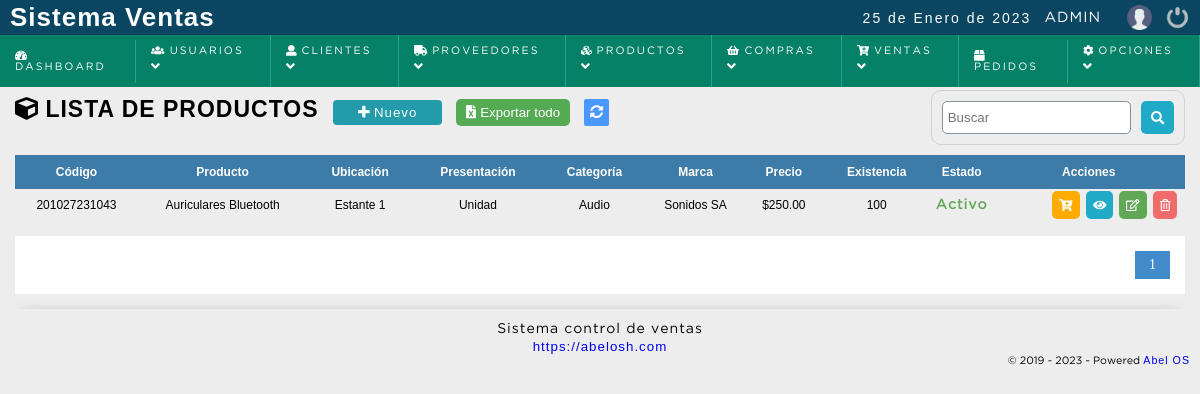
The app's page /sistema/productos/productos.php (signed in) with its own data.
### tables this page shows
CREATE TABLE IF NOT EXISTS `producto` (
  `codproducto` int(11) NOT NULL AUTO_INCREMENT,
  `codebar` varchar(50) NOT NULL,
  `producto` varchar(255) NOT NULL,
  `descripcion` text,
  `categoria` bigint(20) NOT NULL,
  `marca_id` bigint(20) DEFAULT NULL,
  `presentacion_id` bigint(20) NOT NULL,
  `precio_compra` decimal(10,2) NOT NULL DEFAULT '0.00',
  `precio` decimal(10,2) NOT NULL DEFAULT '0.00',
  `impuesto_id` bigint(20) NOT NULL,
  `existencia` float NOT NULL DEFAULT '0',
  `existencia_minima` int(11) NOT NULL DEFAULT '1',
  `ubicacion_id` bigint(20) DEFAULT NULL,
  `date_add` datetime NOT NULL DEFAULT CURRENT_TIMESTAMP,
  `usuario_id` int(11) NOT NULL,
  `estatus` int(11) NOT NULL DEFAULT '1',
  `foto` text,
  PRIMARY KEY (`codproducto`),
  KEY `proveedor` (`marca_id`),
  KEY `usuario_id` (`usuario_id`),
  KEY `categoria_id` (`categoria`),
  KEY `categoria` (`categoria`),
  KEY `presentacion_id` (`presentacion_id`),
  KEY `ubicacion_id` (`ubicacion_id`),
  KEY `impuesto_id` (`impuesto_id`)
);

CREATE TABLE IF NOT EXISTS `ubicacion` (
  `id_ubicacion` bigint(20) NOT NULL AUTO_INCREMENT,
  `ubicacion` varchar(200) NOT NULL,
  `descripcion` text NOT NULL,
  `dateadd` datetime NOT NULL DEFAULT CURRENT_TIMESTAMP,
  `usuario_id` bigint(20) NOT NULL,
  `status` int(11) NOT NULL DEFAULT '1',
  PRIMARY KEY (`id_ubicacion`)
);

CREATE TABLE IF NOT EXISTS `presentacion_producto` (
  `id_presentacion` bigint(20) NOT NULL AUTO_INCREMENT,
  `presentacion` varchar(255) NOT NULL,
  `descripcion` text NOT NULL,
  `dateadd` datetime NOT NULL DEFAULT CURRENT_TIMESTAMP,
  `usuarioid` bigint(20) NOT NULL,
  `estatus` int(11) NOT NULL DEFAULT '1',
  PRIMARY KEY (`id_presentacion`)
);

CREATE TABLE IF NOT EXISTS `categoria` (
  `idcategoria` bigint(20) NOT NULL AUTO_INCREMENT,
  `categoria` varchar(100) NOT NULL,
  `descripcion` text NOT NULL,
  `subcategoria` bigint(20) NOT NULL DEFAULT '0',
  `parent_categoria` bigint(20) NOT NULL DEFAULT '0',
  `dateadd` datetime NOT NULL DEFAULT CURRENT_TIMESTAMP,
  `usuarioid` bigint(20) NOT NULL,
  `estatus` int(11) NOT NULL DEFAULT '1',
  PRIMARY KEY (`idcategoria`)
);

CREATE TABLE IF NOT EXISTS `marca` (
  `idmarca` bigint(20) NOT NULL AUTO_INCREMENT,
  `marca` varchar(100) NOT NULL,
  `descripcion` text NOT NULL,
  `dateadd` datetime NOT NULL DEFAULT CURRENT_TIMESTAMP,
  `usuarioid` int(11) NOT NULL,
  `estatus` int(11) NOT NULL DEFAULT '1',
  PRIMARY KEY (`idmarca`)
);

### sistema/includes/functions.php (called while the page is built, shortened)
<?php
	function decrypt($string, $key) {
	   $result = '';
	   $string = base64_decode($string);
	   for($i=0; $i<strlen($string); $i++) {
	      $char = substr($string, $i, 1);
	      $keychar = substr($key, ($i % strlen($key))-1, 1);
	      $char = chr(ord($char)-ord($keychar));
	      $result.=$char;
	   }
	   return $result;
	}
	function formatCant($cantidad){
		$cantidad = number_format($cantidad,2,SPD,SPM);
		return $cantidad;
	}
 ?>

### sistema/productos/productos.php (the view, shortened to what this page needs)
<?php
	include "../../conexion.php";
	$sql_registe = mysqli_query($conection,"SELECT COUNT(*) as total_registro FROM producto WHERE estatus = 1 ");
	$result_register = mysqli_fetch_array($sql_registe);
	$total_registro = $result_register['total_registro'];
	$por_pagina = 150;
	if(empty($_GET['pagina']))
	{
		$pagina = 1;
	}else{
		$pagina = $_GET['pagina'];
	}
	$desde = ($pagina-1) * $por_pagina;
	$total_paginas = ceil($total_registro / $por_pagina);
	$query = mysqli_query($conection,"SELECT p.codproducto,
											 p.producto,
											 p.descripcion,
											 c.categoria,
											 pr.presentacion,
											 p.precio,
											 p.existencia,
											 p.existencia_minima,
											 m.marca,
											 p.codebar,
											 u.ubicacion,
											 p.foto
									FROM producto p
									INNER JOIN marca m
									ON p.marca_id = m.idmarca
									INNER JOIN categoria c
									ON p.categoria = c.idcategoria
									INNER JOIN presentacion_producto pr
									ON p.presentacion_id = pr.id_presentacion
									INNER JOIN ubicacion u
									ON p.ubicacion_id = u.id_ubicacion
									WHERE p.estatus = 1 ORDER BY p.codproducto DESC LIMIT $desde,$por_pagina
		");
 ?>
<!DOCTYPE html>
<html lang="en">
<head>
	<?php include "../includes/scripts.php"; ?>
</head>
<body>
	<?php include "../includes/header.php"; ?>
	<section id="container">
		<h1><i class="fas fa-cube"></i> Lista de productos</h1>
		<?php
			if($_SESSION['rol'] == 1 or $_SESSION['rol'] == 2){
		 ?>
		<a href="registro_producto.php" class="btn_new"><i class="fas fa-plus"></i> Nuevo </a>
		<?php
		}
		if($result> 0 and ($_SESSION['rol'] == 1 or $_SESSION['rol'] == 2)){
		 ?>
		<form action="exportar.php" method="post" class="formExport" >
			<button type="submit" class="bntExport"> <i class="fas fa-file-excel"></i> Exportar todo</button>
		</form>
		<?php } ?>
		<a href="index.php" class="btnRefresh"><i class="fas fa-sync-alt" title="Actualizar"></i></a>
		<form action="buscar_productos.php" method="get" class="form_search">
			<input type="text" name="busqueda" id="busqueda" placeholder="Buscar">
			<button type="submit" class="btn_search"><i class="fas fa-search"></i></button>
		</form>
	<div class="containerTable">
		<table id="tblProductos">
			<tr>
				<th class="textcenter">Código</th>
				<th class="textcenter" >Producto</th>
				<th class="textcenter">Ubicación</th>
				<th class="textcenter">Presentación</th>
				<th class="textcenter">Categoría</th>
				<th class="textcenter">Marca</th>
				<th class="textcenter">Precio</th>
				<th class="textcenter">Existencia</th>
				<th class="textcenter">Estado</th>
				<th class="textcenter">Acciones</th>
			</tr>
		<?php
			if($result > 0){
				while ($data = mysqli_fetch_array($query)) {
					$bkRowClass = '';
					$estadoExistencia = '<span style="color: #60a756;"><strong>Activo</strong></span>';
			?>
				<tr class="textcenter row<?php echo $data["codproducto"]; ?>" id="row_<?php echo $data["codproducto"]; ?>">
					<td ><?php echo $data["codebar"]; ?></td>
					<td class="textcenter"><?php echo $data["producto"]; ?> <div class="descriptionProduct"><?php echo $data["descripcion"]; ?></div></td>
					<td class="textcenter"><?php echo $data["ubicacion"]; ?></td>
					<td class="textcenter"><?php echo $data["presentacion"]; ?></td>
					<td ><?php echo $data["categoria"]; ?></td>
					<td class="textcenter"><?php echo $data["marca"]; ?></td>
					<td class="textcenter"><?php echo SIMBOLO_MONEDA.formatCant($data["precio"]); ?></td>
					<td class="textcenter"><?php echo $data["existencia"]; ?></td>
					<td class="<?= $bkRowClass; ?> textcenter" style="width: 50px;"><?php echo $estadoExistencia; ?></td>
					<td class="textright">
						<div class="div_acciones">
							<div>
								<a class="btn_add add_product" product = "<?php echo $data["codproducto"]; ?>" href="#" title="Agregar al carrito"><i class="fas fa-cart-plus"></i></a>
							</div>
							<div>
								<a href="#" class="btn_view btnInfoProducto" title="Ver datos"><i class="fas fa-eye"></i></a>
							</div>
					<?php if($_SESSION['rol'] == 1 || $_SESSION['rol'] == 2){ ?>
							<div>
								<a class="btn_edit" href="editar_producto.php?id=<?php echo $data["codproducto"]; ?>" title="Editar"><i class="far fa-edit"></i></a>
							</div>
					<?php }
							if($_SESSION['rol'] == 1){
					?>
							<div>
								<a class="btn_del del_product" product = "<?php echo $data["codproducto"]; ?>" href="#" title="Eliminar"><i class="far fa-trash-alt"></i> </a>
							</div>
					<?php } ?>
						</div>
					</td>
				</tr>
		<?php
				}
			}else{
				echo '<tr><td colspan="10" align="center"><p><strong>No hay datos para mostrar</strong></p></td></tr>';
			}
		 ?>
		</table>
	</div>
	<?php
		if($total_registro != 0)
		{
	?>
		<div class="paginador">
			<ul>
			<?php
				for ($i=1; $i <= $total_paginas; $i++) {
					if($i == $pagina)
					{
						echo '<li class="pageSelected">'.$i.'</li>';
					}else{
						echo '<li><a href="?pagina='.$i.'">'.$i.'</a></li>';
					}
				}
			 ?>
			</ul>
		</div>
<?php } ?>
	</section>
	<?php include "../includes/footer.php"; ?>
</body>
</html>

### sistema/css/style.css (style rules this page uses)
* { margin: 0; padding: 0; box-sizing: border-box; }
body { background: #ededed; }
h1, h2, h3, h4, h5, h6 { font-family: 'arial'; font-weight: bold; letter-spacing: 1px; }
h1 { font-size: 26px; }
a { text-decoration: none; font-family: arial; letter-spacing: 1px; }
span { font-family: 'GothamBook'; letter-spacing: 1px; font-size: 14px; line-height: 20px; }
#container { padding: 90px 15px 15px; }
form { background: #FFF; margin: auto; padding: 20px 43px; border: 1px solid #d1d1d1; }
input,select,textarea { display: block; width: 100%; font-size: 10pt; padding: 5px; border: 1px solid #85929e; border-radius: 5px; }
.btnRefresh { margin-left: 10px; color: #FFF; font-size: 10pt; background:#4898ff; padding: 6px; border-radius: 2px; }
#container h1 { font-size: 23px; text-transform: uppercase; display: inline-block; }
.btn_new { display: inline-block; background: #239baa; color: #FFF; padding: 5px 25px; border-radius: 4px; border: 0; margin: 10px; cursor: pointer; font-size: 10pt; }
table { border-collapse: collapse; font-size: 9pt; font-family: 'arial'; width: 100%; }
table th { text-align: left; padding: 10px; background: #3d7ba8; color: #FFF; }
table tr:nth-child(odd) { background: #FFF; }
table td { padding: 2px 5px; }
.paginador ul { padding: 15px; list-style: none; background: #FFF; margin-top: 15px; display: -webkit-flex; display: -moz-flex; display: -ms-flex; display: -o-flex; display: flex; justify-content: flex-end; }
.paginador a, .pageSelected { color: #428bca; border: 1px solid #ddd; padding: 5px; display: inline-block; font-size: 14px; text-align: center; width: 35px; }
.pageSelected { color: #FFF; background: #428bca; border: 1px solid #428bca; }
.form_search { display: -webkit-flex; display: -moz-flex; display: -ms-flex; display: -o-flex; display: flex; float: right; background: initial; padding: 10px; border-radius: 10px; margin-bottom: 10px; }
.form_search .btn_search { background: #1faac8; color: #FFF; padding: 10px; border: 0; cursor: pointer; margin-left: 10px; display: -webkit-flex; display: -moz-flex; display: -ms-flex; display: -o-flex; display: flex; border-radius: 5px; }
#tblProductos td { position: relative; }
.textright { text-align: right; }
.textcenter { text-align: center; }
.div_acciones { display: -webkit-flex; display: -moz-flex; display: -ms-flex; display: -o-flex; display: flex; justify-content: flex-end; }
.btn_view, .btn_edit, .btn_del, .btn_add, .btn_sendEmail, .btn_print { background-color: #1faac8; border: 0; border-radius: 5px; cursor: pointer; padding: 7px; margin: 0 3px; color: #FFF; }
.div_acciones .btn_view, .div_acciones .btn_edit, .div_acciones .btn_del, .btn_add { display: block; }
.btn_edit { background-color: #60a756; }
.btn_del { background-color: #f26b6b; }
.btn_add { background-color: #ffab00; }
.formExport { padding: initial; display: inline-block; background: initial; border: initial; }
.bntExport { cursor: pointer; color: #FFF; background: #55aa54; border: 0; padding: 6px 10px; border-radius: 5px; }

### records on screen
producto: codebar "201027231043", producto "Auriculares Bluetooth", ubicacion.ubicacion "Estante 1", presentacion_producto.presentacion "Unidad", categoria.categoria "Audio", marca.marca "Sonidos SA", SIMBOLO_MONEDA "$", precio "250.00", existencia "100"

### other values on screen
fechaC() "25 de Enero de 2023"
$_SESSION['user'] "ADMIN"
WEB_EMPRESA "https://abelosh.com"
